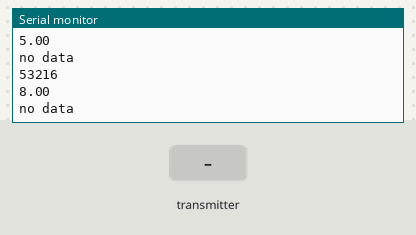
Bench run of a sketch on a simulated Arduino Uno, built with avr-gcc and run on an emulated ATmega328P. Parts: the last lines printed to the serial monitor. Inputs (shaded band) come from the test bench. Random numbers use the default seed unless the sketch sets one; no radio packets arrive unless stated.

Above: at 7.8 s.
7.9 s: the transmitter starts sending cmd = 0
At 14.1 s:
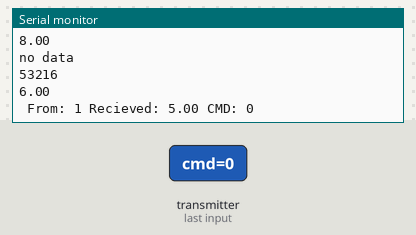
14.5 s: the transmitter starts sending value = 0
At 19.9 s:
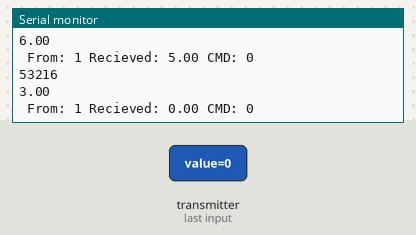
20.2 s: the transmitter starts sending cmd = 1
At 25.7 s:
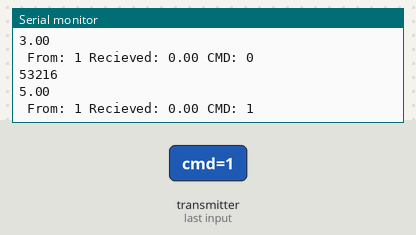
25.9 s: the transmitter starts sending value = 25
At 31.7 s:
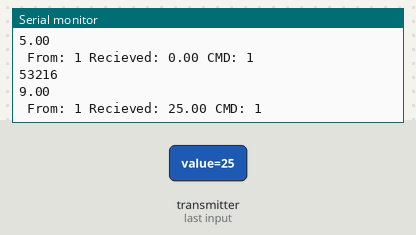
Timing chart, 0 to 32.6 s (numbered marks = the images above; inputs shaded):
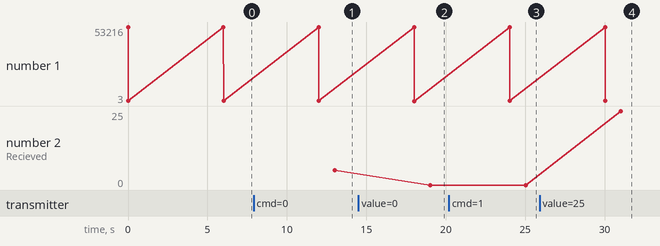

The sketch:

BaseHSW.ino
```cpp
#include <SPI.h>          // библиотека для работы с шиной SPI
#include "nRF24L01.h"     // библиотека радиомодуля
#include "RF24.h"         // ещё библиотека радиомодуля

RF24 radio(9, 10); // "создать" модуль на пинах 9 и 10 Для Уно
//RF24 radio(9,53); // для Меги

byte address[][6] = {"1Node", "2Node", "3Node", "4Node", "5Node", "6Node"}; //возможные номера труб

typedef struct Node {
  unsigned int cmd;
  float value;
} Node;

void setup() {
  Serial.begin(9600); //открываем порт для связи с ПК

  radio.begin(); //активировать модуль
  radio.setAutoAck(1);         //режим подтверждения приёма, 1 вкл 0 выкл
  radio.setRetries(0, 15);    //(время между попыткой достучаться, число попыток)
  radio.enableAckPayload();    //разрешить отсылку данных в ответ на входящий сигнал
  //radio.setPayloadSize(32);     //размер пакета, в байтах
  radio.enableDynamicPayloads();

  radio.openWritingPipe(address[0]);   //мы - труба 0, открываем канал для передачи данных
  radio.openReadingPipe(1, address[1]);

  radio.setChannel(0x60);  //выбираем канал (в котором нет шумов!)

  radio.setPALevel (RF24_PA_MAX); //уровень мощности передатчика. На выбор RF24_PA_MIN, RF24_PA_LOW, RF24_PA_HIGH, RF24_PA_MAX
  radio.setDataRate (RF24_1MBPS); //скорость обмена. На выбор RF24_2MBPS, RF24_1MBPS, RF24_250KBPS
  //должна быть одинакова на приёмнике и передатчике!
  //при самой низкой скорости имеем самую высокую чувствительность и дальность!!

  radio.powerUp(); //начать работу
  radio.stopListening();  //не слушаем радиоэфир, мы передатчик
}

Node node;

void loop() {

  float value;
  byte pipeNo;
  node.value = random(1, 10);
  node.cmd = 0xcfe0;
  Serial.println(node.cmd); Serial.println(node.value);
  //if ( radio.write(&node, sizeof(node)) ) {                        // Send the counter variable to the other radio
  // radio.write(&node, sizeof(node));
  //delay(1000);
  //      radio.flush_rx();
  radio.write(&node, sizeof(node), 0);

  //radio.openReadingPipe(0, address[1]);
  radio.startListening();
  delay(1000);
  if ( radio.available(&pipeNo)) {  // слушаем эфир со всех труб
    radio.read( &node, sizeof(node) );
    Serial.print(" From: "); Serial.print(pipeNo);
    Serial.print(" Recieved: "); Serial.print(node.value);
     Serial.print(" CMD: "); Serial.println(node.cmd, HEX);
  } else {
    Serial.println("no data");
  }

  radio.stopListening();


  delay(5000);
}
```

Measured:
- after the input at 7.9 s, the serial monitor: prints a new line after 5.1 s (image 1)
- after the input at 14.5 s, the serial monitor: prints a new line after 4.5 s (image 2)
- after the input at 20.2 s, the serial monitor: prints a new line after 4.8 s (image 3)
- after the input at 25.9 s, the serial monitor: prints a new line after 5.1 s (image 4)
- plotted number 2: 0 → 25 after the input at 25.9 s
